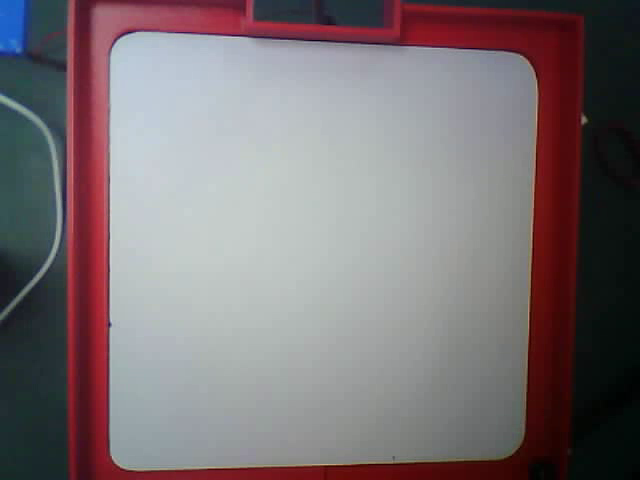
#> input picture frame/2.png, 640 x 480 px, given in place of 2.jpg, which was not available
$ python '色域转换.py'
#> lines starting #> are read from the running program, lines starting #| are printed output that depends on the picture; after the words box and inside, x2 and y2 are one past the last pixel; in counts of white or black regions, pixels touching at a corner belong together; pictures that were not available may be replaced by others from this repository, and a replacement may not be noted
import cv2
import numpy as np

if __name__ == '__main__':
    img = cv2.imread("D:\\code\\python\\cv2practice\\imgfile\\2.jpg")
#> img is the input picture: shape (480, 640, 3); mean B, G, R 117.1, 113.8, 123.4
    img = cv2.resize(img, (400, 400))
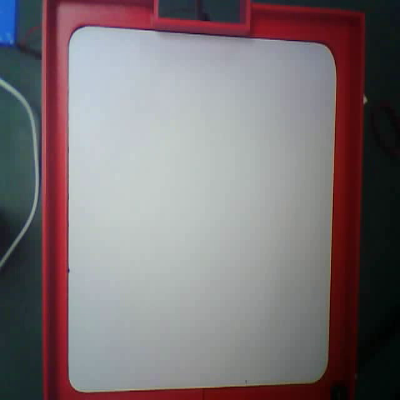
#> img: shape (400, 400, 3); mean B, G, R 117.1, 113.7, 123.4
    img_hls = cv2.cvtColor(img, cv2.COLOR_RGB2HLS)
#> img_hls: shape (400, 400, 3); mean of channels 0, 1, 2 53.8, 119.8, 54.9
    for i in range(0, 400):
        for j in range(0, 400):
            img_hls[i][j][1] = 150
            img_hls[i][j][2] = 255
#> img_hls: shape (400, 400, 3); mean of channels 0, 1, 2 53.8, 150, 255
    img_rgb = cv2.cvtColor(img_hls, cv2.COLOR_HLS2RGB)
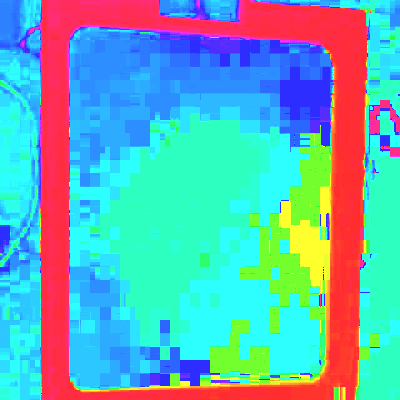
#> img_rgb: shape (400, 400, 3); mean B, G, R 184.2, 175.2, 101.1
    for i in range(0, 400):
        for j in range(0, 400):
            if(img_rgb[i][j][2]!=255):
                img[i][j][0] = 0
                img[i][j][1] = 0
                img[i][j][2] = 0
            if(img_rgb[i][j][2]==255):
                img[i][j][0] = 255
                img[i][j][1] = 255
                img[i][j][2] = 255
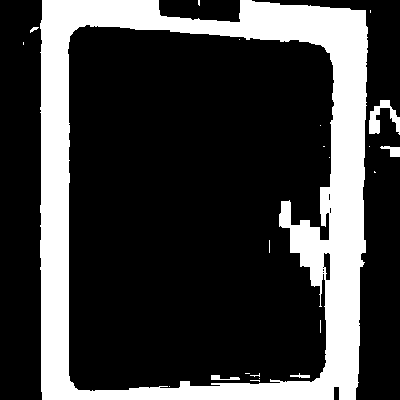
#> img: shape (400, 400, 3); 24.2% white; 22 white regions (16 under 20 px), largest, box (x1, y1, x2, y2) and area: (40, 0, 368, 400) 37835, (369, 100, 400, 135) 471, (380, 146, 400, 157) 127, (211, 375, 240, 380) 84, (290, 373, 310, 378) 52, (30, 27, 39, 33) 26
    k = np.array([[1/16, 2/16, 1/16], [2/16, 4/16, 2/16], [1/16, 2/16, 1/16]], dtype=np.float32)
    img_np = np.array(img)
    img_r = cv2.filter2D(img_np, -1, kernel=k)
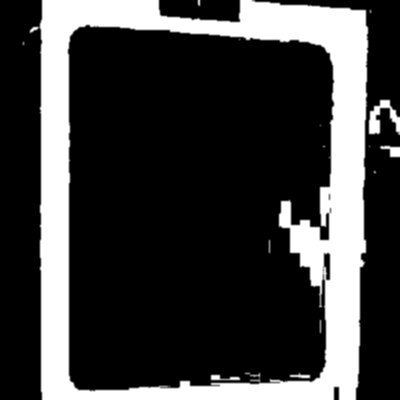
#> img_r: shape (400, 400, 3); min 0, max 255, mean 61.6
    cv2.imshow("平滑", img_r)
    cv2.imshow("ori", img)
    cv2.imshow("1", img_rgb)
    cv2.waitKey(0)
